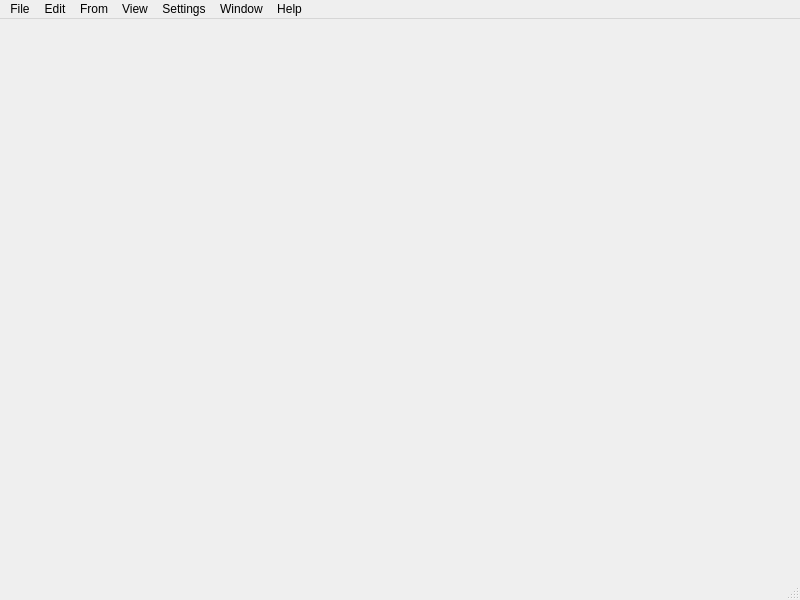
<?xml version="1.0" encoding="UTF-8"?>
<ui version="4.0">
 <class>MainWindow</class>
 <widget class="QMainWindow" name="MainWindow">
  <property name="geometry">
   <rect>
    <x>0</x>
    <y>0</y>
    <width>800</width>
    <height>600</height>
   </rect>
  </property>
  <property name="windowTitle">
   <string>MainWindow</string>
  </property>
  <widget class="QWidget" name="centralwidget">
   <widget class="QLabel" name="label">
    <property name="geometry">
     <rect>
      <x>160</x>
      <y>90</y>
      <width>431</width>
      <height>291</height>
     </rect>
    </property>
    <property name="text">
     <string/>
    </property>
    <property name="pixmap">
     <pixmap resource="rc.qrc">:/images/images/print.png</pixmap>
    </property>
   </widget>
  </widget>
  <widget class="QMenuBar" name="menubar">
   <property name="geometry">
    <rect>
     <x>0</x>
     <y>0</y>
     <width>800</width>
     <height>26</height>
    </rect>
   </property>
   <widget class="QMenu" name="menuFile">
    <property name="title">
     <string>File</string>
    </property>
   </widget>
   <widget class="QMenu" name="menuEdit">
    <property name="title">
     <string>Edit</string>
    </property>
   </widget>
   <widget class="QMenu" name="menuFrom">
    <property name="title">
     <string>From</string>
    </property>
   </widget>
   <widget class="QMenu" name="menuView">
    <property name="title">
     <string>View</string>
    </property>
   </widget>
   <widget class="QMenu" name="menuSettings">
    <property name="title">
     <string>Settings</string>
    </property>
   </widget>
   <widget class="QMenu" name="menuWindow">
    <property name="title">
     <string>Window</string>
    </property>
   </widget>
   <widget class="QMenu" name="menuHelp">
    <property name="title">
     <string>Help</string>
    </property>
   </widget>
   <addaction name="menuFile"/>
   <addaction name="menuEdit"/>
   <addaction name="menuFrom"/>
   <addaction name="menuView"/>
   <addaction name="menuSettings"/>
   <addaction name="menuWindow"/>
   <addaction name="menuHelp"/>
  </widget>
  <widget class="QStatusBar" name="statusbar"/>
 </widget>
 <resources>
  <include location="rc.qrc"/>
 </resources>
 <connections/>
</ui>
